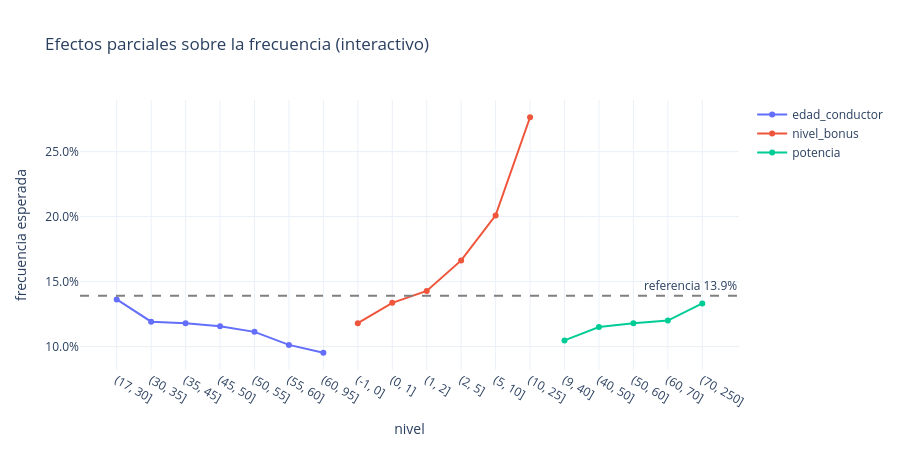

Notebook code for this chart:
### Code cell
# ── Versión INTERACTIVA con plotly ───────────────────────────────────────────
# Compara el efecto de varias variables en una sola figura interactiva (hover, zoom).
fig = go.Figure()
for var in ['edad_conductor_cat','nivel_bonus_cat','potencia_cat']:
    ef = efecto_parcial(modelo_frec, var)
    fig.add_trace(go.Scatter(x=[str(c) for c in ef[var]], y=ef['efecto'],
                             mode='lines+markers', name=var.replace('_cat','')))
fig.add_hline(y=freq_ref, line_dash='dash', line_color='gray',
              annotation_text=f'referencia {freq_ref:.1%}')
fig.update_layout(title='Efectos parciales sobre la frecuencia (interactivo)',
                  xaxis_title='nivel', yaxis_title='frecuencia esperada',
                  yaxis_tickformat='.1%', template='plotly_white', height=450)
fig.show()

### Figure 1 — Plotly figure (JSON) as saved in the notebook; plotly's stock layout.template omitted (floating-point values rounded to 4 significant figures)
{"data": [{"mode": "lines+markers", "name": "edad_conductor", "type": "scatter", "x": ["(17, 30]", "(30, 35]", "(35, 45]", "(45, 50]", "(50, 55]", "(55, 60]", "(60, 95]"], "y": [0.1363, 0.1192, 0.118, 0.1156, 0.1113, 0.1013, 0.09526]}, {"mode": "lines+markers", "name": "nivel_bonus", "type": "scatter", "x": ["(-1, 0]", "(0, 1]", "(1, 2]", "(2, 5]", "(5, 10]", "(10, 25]"], "y": [0.118, 0.1337, 0.1428, 0.1663, 0.2009, 0.2764]}, {"mode": "lines+markers", "name": "potencia", "type": "scatter", "x": ["(9, 40]", "(40, 50]", "(50, 60]", "(60, 70]", "(70, 250]"], "y": [0.1047, 0.1151, 0.118, 0.12, 0.1332]}], "layout": {"annotations": [{"showarrow": false, "text": "referencia 13.9%", "x": 1, "xanchor": "right", "xref": "x domain", "y": 0.1392, "yanchor": "bottom", "yref": "y"}], "height": 450, "shapes": [{"line": {"color": "gray", "dash": "dash"}, "type": "line", "x0": 0, "x1": 1, "xref": "x domain", "y0": 0.1392, "y1": 0.1392, "yref": "y"}], "title": {"text": "Efectos parciales sobre la frecuencia (interactivo)"}, "xaxis": {"title": {"text": "nivel"}}, "yaxis": {"tickformat": ".1%", "title": {"text": "frecuencia esperada"}}}}
